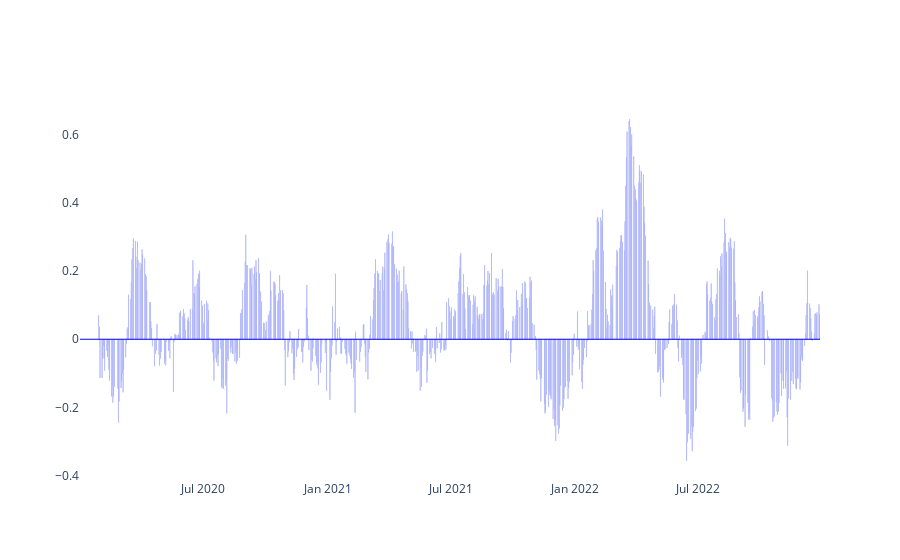

Source (notebook cell):
### Code cell
fig = go.Figure()



fig.add_trace(
    go.Bar(
    x=df.index,
    y=cmf_list,
    marker_color='blue'
))



fig.add_hline(y=0,line_color="blue",line_width=1)
#fig.update_layout(xaxis_rangeslider_visible=True)
fig.update_layout(paper_bgcolor='rgba(0,0,0,0)', plot_bgcolor='rgba(0,0,0,0)')

### Figure 1 — Plotly figure (JSON) as saved in the notebook; plotly's stock layout.template omitted (floating-point values rounded to 4 significant figures; data arrays with more than 128 entries replaced by an {"elided": "..."} marker saying what was removed)
{"data": [{"marker": {"color": "blue"}, "type": "bar", "x": {"elided": "743 str values"}, "y": {"elided": "743 float values"}}], "layout": {"paper_bgcolor": "rgba(0,0,0,0)", "plot_bgcolor": "rgba(0,0,0,0)", "shapes": [{"line": {"color": "blue", "width": 1}, "type": "line", "x0": 0, "x1": 1, "xref": "x domain", "y0": 0, "y1": 0, "yref": "y"}]}}
